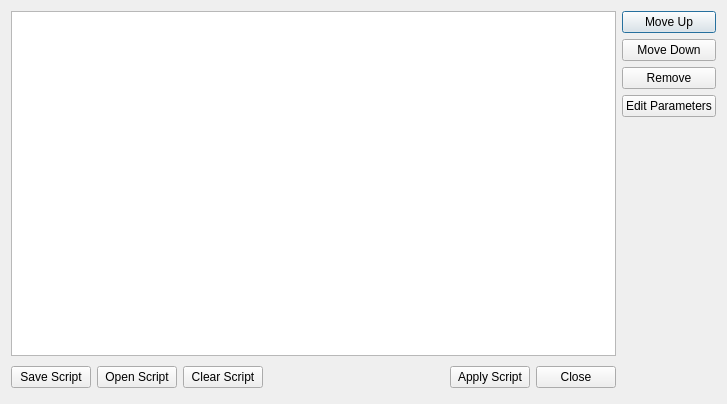
<?xml version="1.0" encoding="UTF-8"?>
<ui version="4.0">
 <class>FilterScriptDialog</class>
 <widget class="QDialog" name="FilterScriptDialog">
  <property name="geometry">
   <rect>
    <x>0</x>
    <y>0</y>
    <width>727</width>
    <height>404</height>
   </rect>
  </property>
  <property name="windowTitle">
   <string>Dialog</string>
  </property>
  <layout class="QGridLayout" name="gridLayout">
   <item row="0" column="0">
    <widget class="QListWidget" name="scriptListWidget"/>
   </item>
   <item row="0" column="1">
    <layout class="QVBoxLayout" name="verticalLayout">
     <item>
      <widget class="QPushButton" name="moveUpButton">
       <property name="text">
        <string>Move Up</string>
       </property>
      </widget>
     </item>
     <item>
      <widget class="QPushButton" name="moveDownButton">
       <property name="text">
        <string>Move Down</string>
       </property>
      </widget>
     </item>
     <item>
      <widget class="QPushButton" name="removeFilterButton">
       <property name="text">
        <string>Remove</string>
       </property>
      </widget>
     </item>
     <item>
      <widget class="QPushButton" name="editParameterButton">
       <property name="text">
        <string>Edit Parameters</string>
       </property>
      </widget>
     </item>
     <item>
      <spacer name="verticalSpacer">
       <property name="orientation">
        <enum>Qt::Vertical</enum>
       </property>
       <property name="sizeHint" stdset="0">
        <size>
         <width>20</width>
         <height>40</height>
        </size>
       </property>
      </spacer>
     </item>
    </layout>
   </item>
   <item row="1" column="0">
    <layout class="QHBoxLayout">
     <item>
      <widget class="QPushButton" name="saveScriptButton">
       <property name="text">
        <string>Save Script</string>
       </property>
      </widget>
     </item>
     <item>
      <widget class="QPushButton" name="openScriptButton">
       <property name="text">
        <string>Open Script</string>
       </property>
      </widget>
     </item>
     <item>
      <widget class="QPushButton" name="clearScriptButton">
       <property name="text">
        <string>Clear Script</string>
       </property>
      </widget>
     </item>
     <item>
      <spacer>
       <property name="orientation">
        <enum>Qt::Horizontal</enum>
       </property>
       <property name="sizeHint" stdset="0">
        <size>
         <width>131</width>
         <height>31</height>
        </size>
       </property>
      </spacer>
     </item>
     <item>
      <widget class="QPushButton" name="applyScriptButton">
       <property name="text">
        <string>Apply Script</string>
       </property>
      </widget>
     </item>
     <item>
      <widget class="QPushButton" name="cancelButton">
       <property name="text">
        <string>Close</string>
       </property>
      </widget>
     </item>
    </layout>
   </item>
  </layout>
 </widget>
 <resources/>
 <connections>
  <connection>
   <sender>cancelButton</sender>
   <signal>clicked()</signal>
   <receiver>FilterScriptDialog</receiver>
   <slot>reject()</slot>
   <hints>
    <hint type="sourcelabel">
     <x>369</x>
     <y>253</y>
    </hint>
    <hint type="destinationlabel">
     <x>179</x>
     <y>282</y>
    </hint>
   </hints>
  </connection>
 </connections>
</ui>
